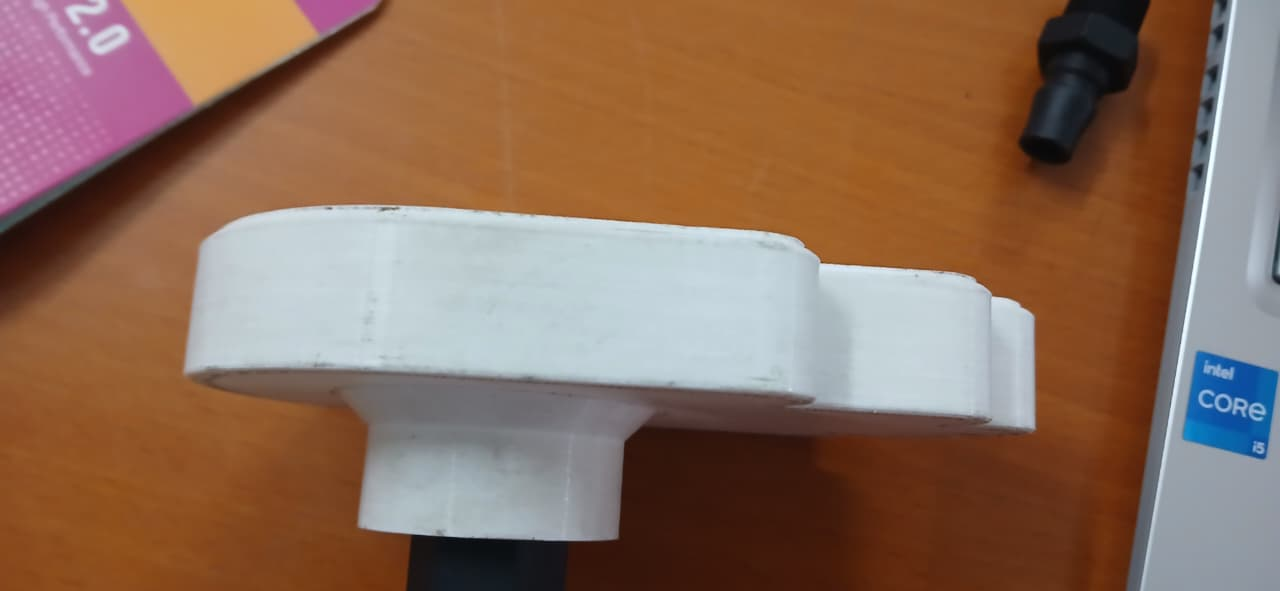
#> input picture New raw/side palm 1.jpeg, 1280 x 591 px, found by its file name; its folder holds only this picture in this run
$ python prepare_raw_images.py
#> lines starting #> are read from the running program, lines starting #| are printed output that depends on the picture
"""
Prepare raw JPEG images for YOLOv8 training.
Converts raw images to .npy format and creates YOLO labels.
"""

import os
import numpy as np
import cv2
from pathlib import Path

# Configuration
RAW_IMAGES_DIR = r"C:\Users\ASUS\OneDrive\Documents\Prixx Robotics\Weapon detection Robocon2026\New raw"
OUTPUT_IMAGES_DIR = r"C:\Users\ASUS\OneDrive\Documents\Prixx Robotics\Weapon detection Robocon2026\dataset\train\images"
OUTPUT_LABELS_DIR = r"C:\Users\ASUS\OneDrive\Documents\Prixx Robotics\Weapon detection Robocon2026\dataset\train\labels"

# Class mapping (map filenames to class IDs)
CLASS_MAPPING = {
    "fist": 0,
    "palm": 1,
    "spearhead": 2,
}

TARGET_SIZE = 640  # Resize all images to 640x640


def extract_class_from_filename(filename):
    """Extract class name from filename."""
#> called with filename = 'side palm 1.jpeg'
    filename_lower = filename.lower()

    for class_name in CLASS_MAPPING.keys():
        if class_name in filename_lower:
            return class_name

    print(f"⚠️  Warning: Could not determine class for '{filename}'. Skipping...")
    return None


def preprocess_image(image_path, target_size=640):
    """Load image, resize to target size, normalize."""
#> called with target_size = 640
    img = cv2.imread(image_path)
#> img is the input picture: shape (591, 1280, 3); mean B, G, R 90, 108.8, 140.1

    if img is None:
        raise ValueError(f"Failed to load image: {image_path}")

    # Convert BGR to RGB
    img = cv2.cvtColor(img, cv2.COLOR_BGR2RGB)

    # Resize to target size (maintain aspect ratio with padding if needed)
    h, w = img.shape[:2]
#> h = 591; w = 1280
    scale = target_size / max(h, w)
#> scale = 0.5
    new_h, new_w = int(h * scale), int(w * scale)
#> new_h = 295; new_w = 640

    # Resize
    img_resized = cv2.resize(img, (new_w, new_h), interpolation=cv2.INTER_LINEAR)

    # Pad to target_size x target_size
    pad_top = (target_size - new_h) // 2
#> pad_top = 172
    pad_bottom = target_size - new_h - pad_top
#> pad_bottom = 173
    pad_left = (target_size - new_w) // 2
#> pad_left = 0
    pad_right = target_size - new_w - pad_left
#> pad_right = 0

    img_padded = cv2.copyMakeBorder(
        img_resized,
        pad_top, pad_bottom, pad_left, pad_right,
        cv2.BORDER_CONSTANT,
        value=(114, 114, 114)  # Gray padding
    )
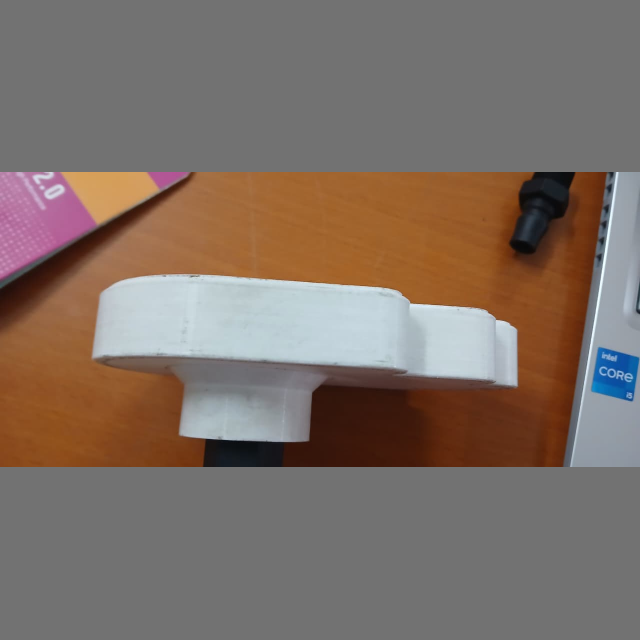
#> img_padded: shape (640, 640, 3); mean R, G, B 126, 111.5, 102.9

    # Ensure it's exactly target_size x target_size
    img_final = img_padded[:target_size, :target_size]

    # Convert to uint8 if not already
    if img_final.dtype != np.uint8:
        img_final = np.uint8(img_final)

    return img_final


def create_yolo_label(class_id):
    """
    Create a YOLO label file content for full image classification.
    Format: <class_id> <x_center> <y_center> <width> <height> (normalized 0-1)
    For full image: class = class_id, box = (0.5, 0.5, 1.0, 1.0)
    """
    return f"{class_id} 0.5 0.5 1.0 1.0\n"


def main():
    # Create output directories if they don't exist
    Path(OUTPUT_IMAGES_DIR).mkdir(parents=True, exist_ok=True)
    Path(OUTPUT_LABELS_DIR).mkdir(parents=True, exist_ok=True)

    raw_files = sorted([f for f in os.listdir(RAW_IMAGES_DIR)
                        if f.lower().endswith(('.jpg', '.jpeg', '.png'))])

    if not raw_files:
        print("❌ No image files found in:", RAW_IMAGES_DIR)
        return

    print(f"\n📸 Found {len(raw_files)} images to process\n")

    successful = 0
    skipped = 0

    for i, filename in enumerate(raw_files, 1):
        print(f"[{i}/{len(raw_files)}] Processing: {filename}")

        # Extract class from filename
        class_name = extract_class_from_filename(filename)
        if class_name is None:
            skipped += 1
            continue

        class_id = CLASS_MAPPING[class_name]

        try:
            # Load and preprocess image
            image_path = os.path.join(RAW_IMAGES_DIR, filename)
            img_array = preprocess_image(image_path, TARGET_SIZE)

            # Generate output filename (without extension for .npy)
            base_name = Path(filename).stem
            npy_path = os.path.join(OUTPUT_IMAGES_DIR, f"{base_name}.npy")
            label_path = os.path.join(OUTPUT_LABELS_DIR, f"{base_name}.txt")

            # Save as .npy
            np.save(npy_path, img_array)

            # Save YOLO label
            with open(label_path, 'w') as f:
                f.write(create_yolo_label(class_id))

            print(f"   ✅ Saved: {base_name}.npy ({class_name})")
            successful += 1

        except Exception as e:
            print(f"   ❌ Error: {e}")
            skipped += 1

    print(f"\n{'='*60}")
    print(f"✅ Successfully processed: {successful} images")
    print(f"⚠️  Skipped: {skipped} images")
    print(f"{'='*60}")
    print(f"\n📁 Output saved to:")
    print(f"   Images: {OUTPUT_IMAGES_DIR}")
    print(f"   Labels: {OUTPUT_LABELS_DIR}")
    print(f"\n💡 Next steps:")
    print(f"   1. Review the converted images visually (optional)")
    print(f"   2. Run: python -m ultralytics.yolo detect train")
    print(f"   3. Or use your existing training script")


if __name__ == "__main__":
    main()

$ run again, on New raw/side palm 5.jpeg
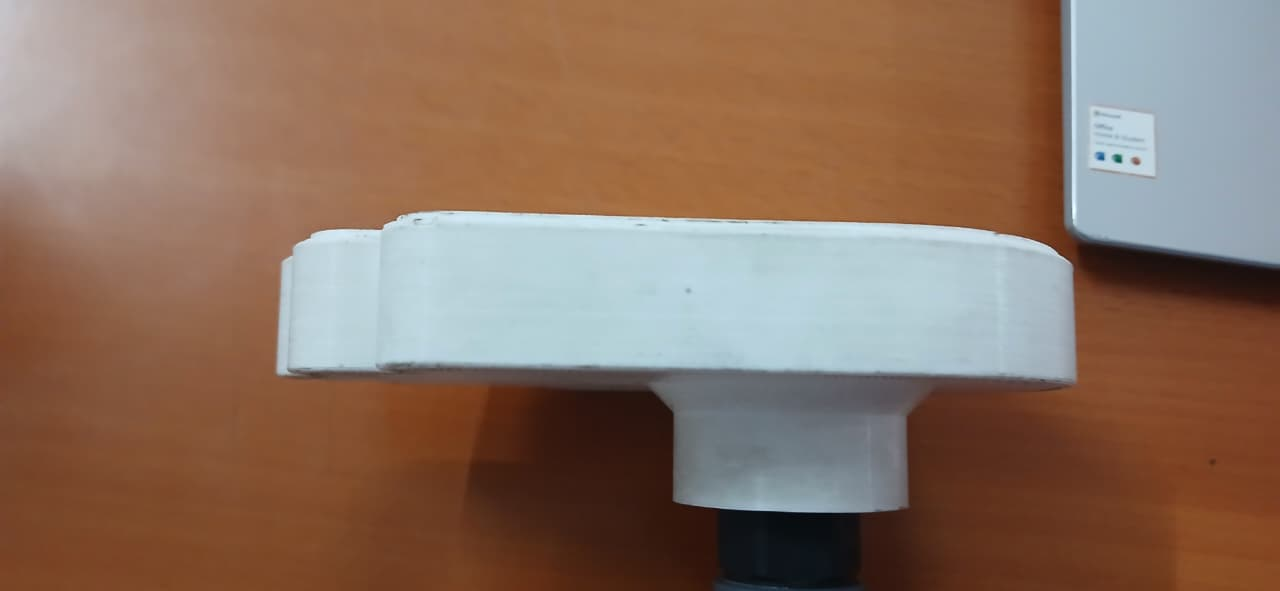
#> input picture New raw/side palm 5.jpeg, 1280 x 591 px, found by its file name
#> in preprocess_image, img is the input picture: shape (591, 1280, 3); mean B, G, R 95.8, 112.1, 138.6
#> in preprocess_image, `img_padded = cv2.copyMakeBorder( img_resized, pad_top, pad_bottom, pad..`:
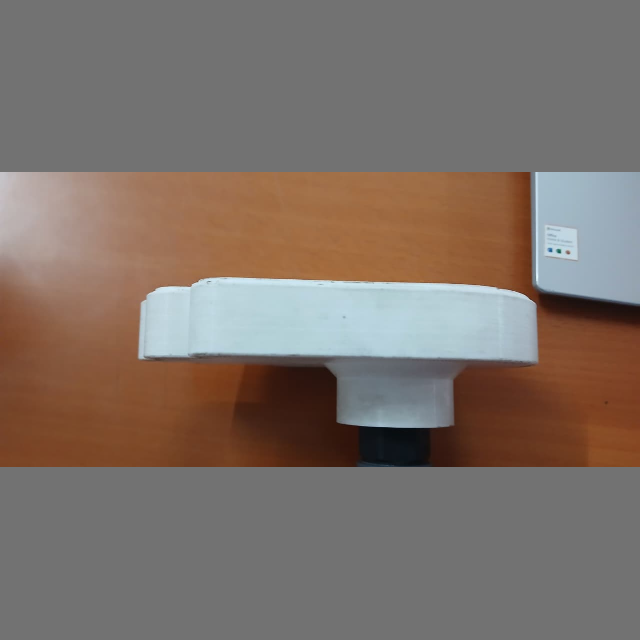
#> img_padded: shape (640, 640, 3); mean R, G, B 125.3, 113.1, 105.6

$ run again, on New raw/side palm 6.jpeg
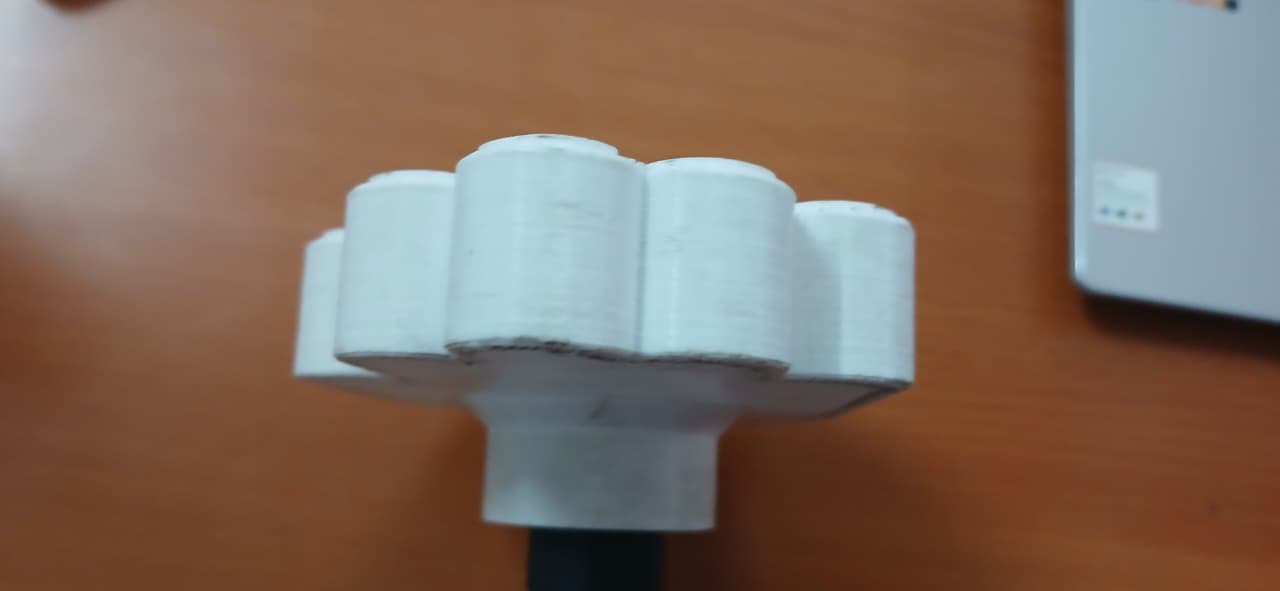
#> input picture New raw/side palm 6.jpeg, 1280 x 591 px, found by its file name
#> in preprocess_image, img is the input picture: shape (591, 1280, 3); mean B, G, R 95.6, 108.6, 129.3
#> in preprocess_image, `img_padded = cv2.copyMakeBorder( img_resized, pad_top, pad_bottom, pad..`:
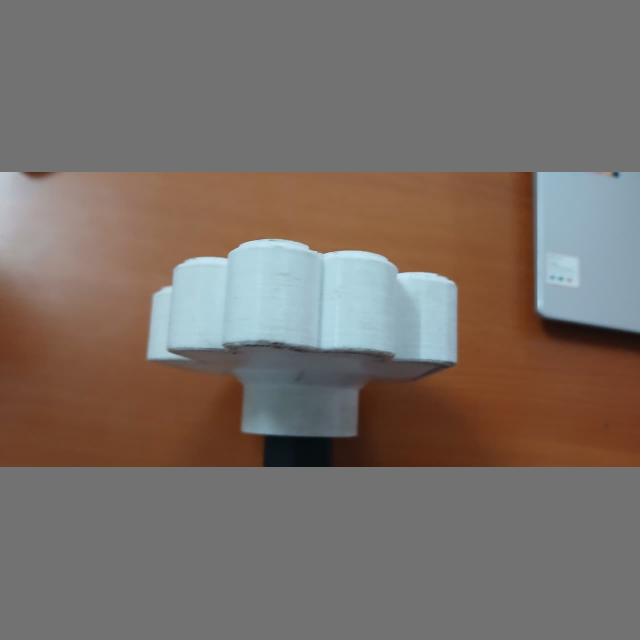
#> img_padded: shape (640, 640, 3); mean R, G, B 121, 111.5, 105.5

$ run again, on New raw/side palm 7.jpeg
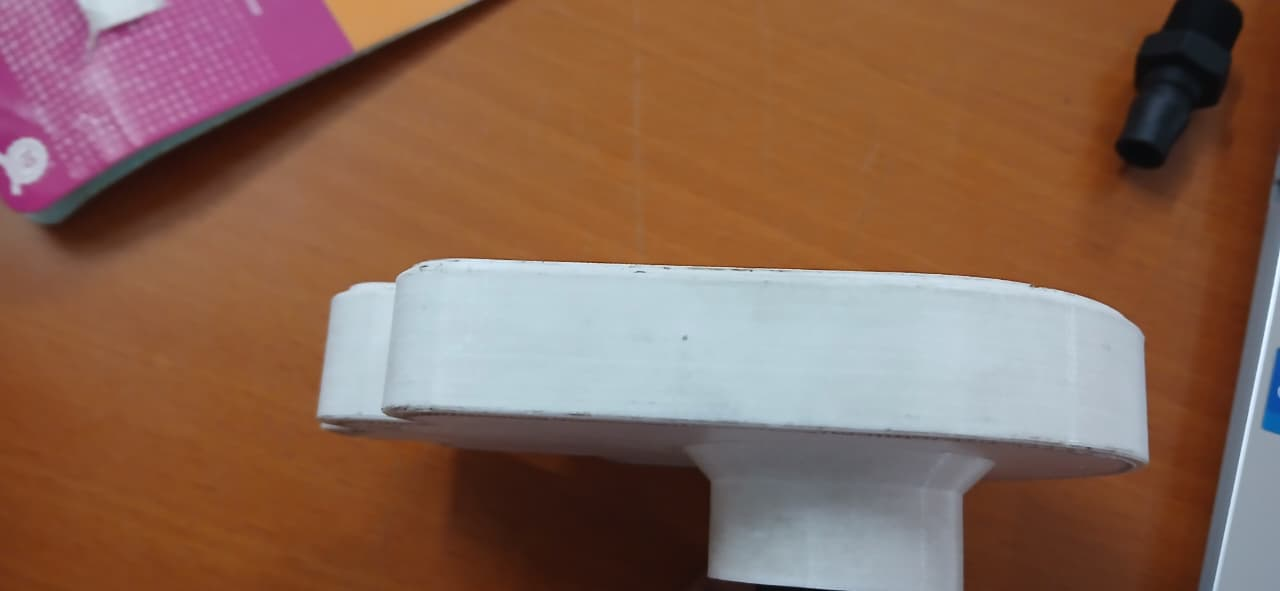
#> input picture New raw/side palm 7.jpeg, 1280 x 591 px, found by its file name
#> in preprocess_image, img is the input picture: shape (591, 1280, 3); mean B, G, R 84.1, 101.1, 135.7
#> in preprocess_image, `img_padded = cv2.copyMakeBorder( img_resized, pad_top, pad_bottom, pad..`:
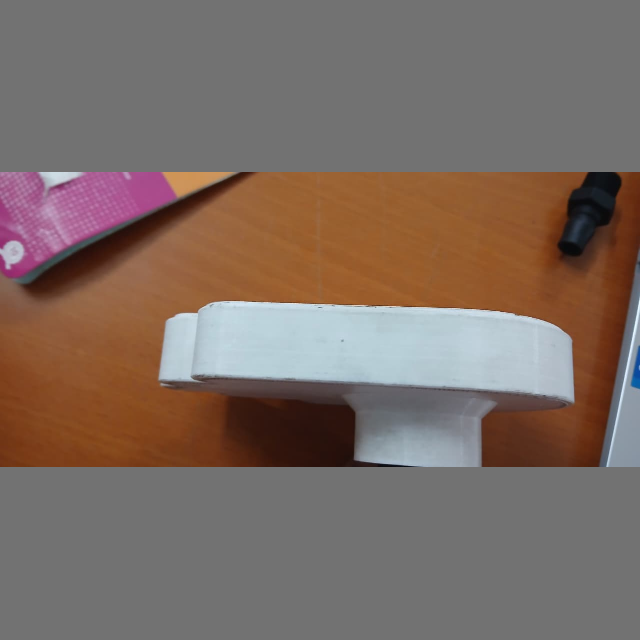
#> img_padded: shape (640, 640, 3); mean R, G, B 123.9, 108, 100.2

$ run again, on New raw/side palm 2.jpeg
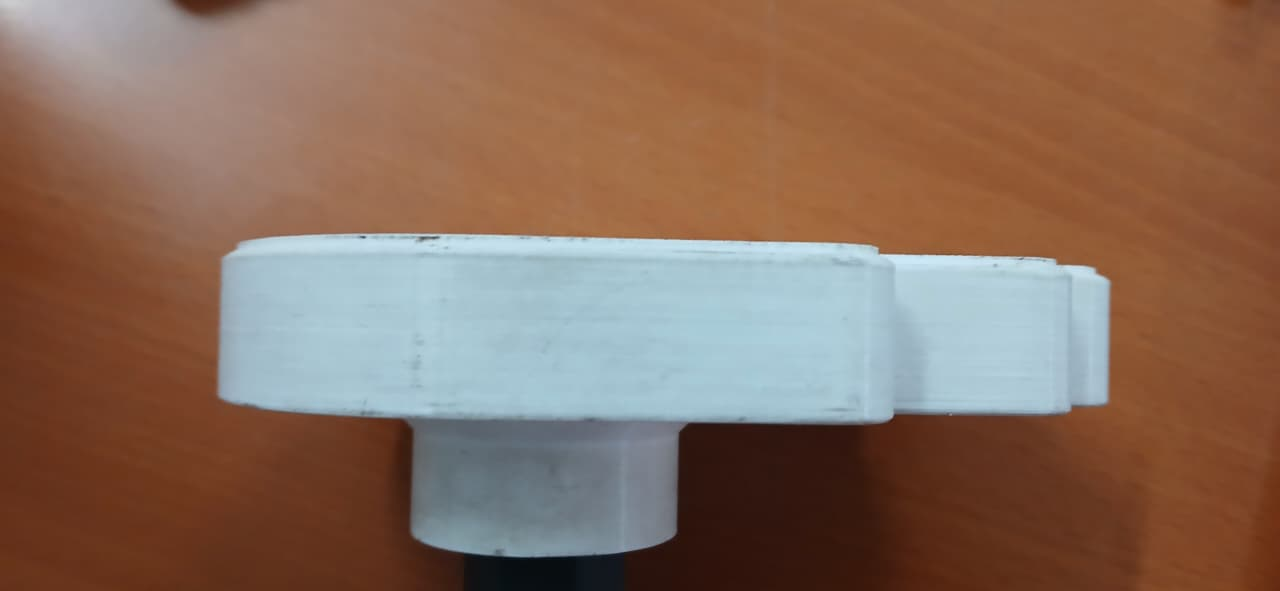
#> input picture New raw/side palm 2.jpeg, 1280 x 591 px, found by its file name
#> in preprocess_image, img is the input picture: shape (591, 1280, 3); mean B, G, R 91.3, 108, 136.6
#> in preprocess_image, `img_padded = cv2.copyMakeBorder( img_resized, pad_top, pad_bottom, pad..`:
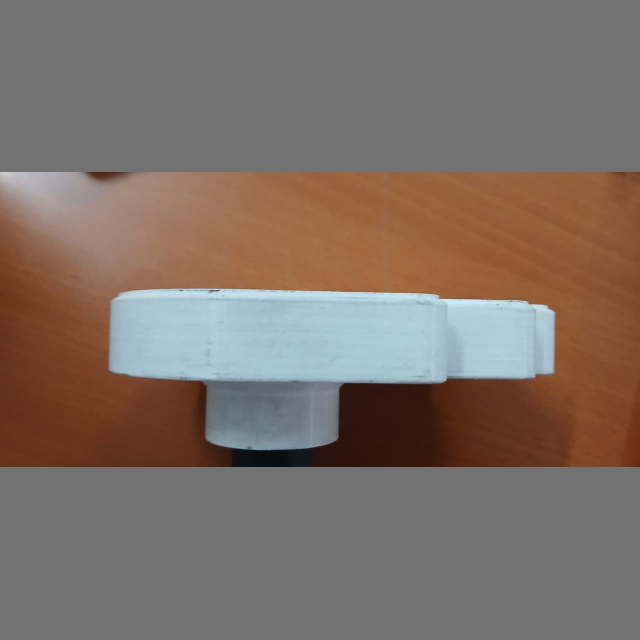
#> img_padded: shape (640, 640, 3); mean R, G, B 124.4, 111.2, 103.5
